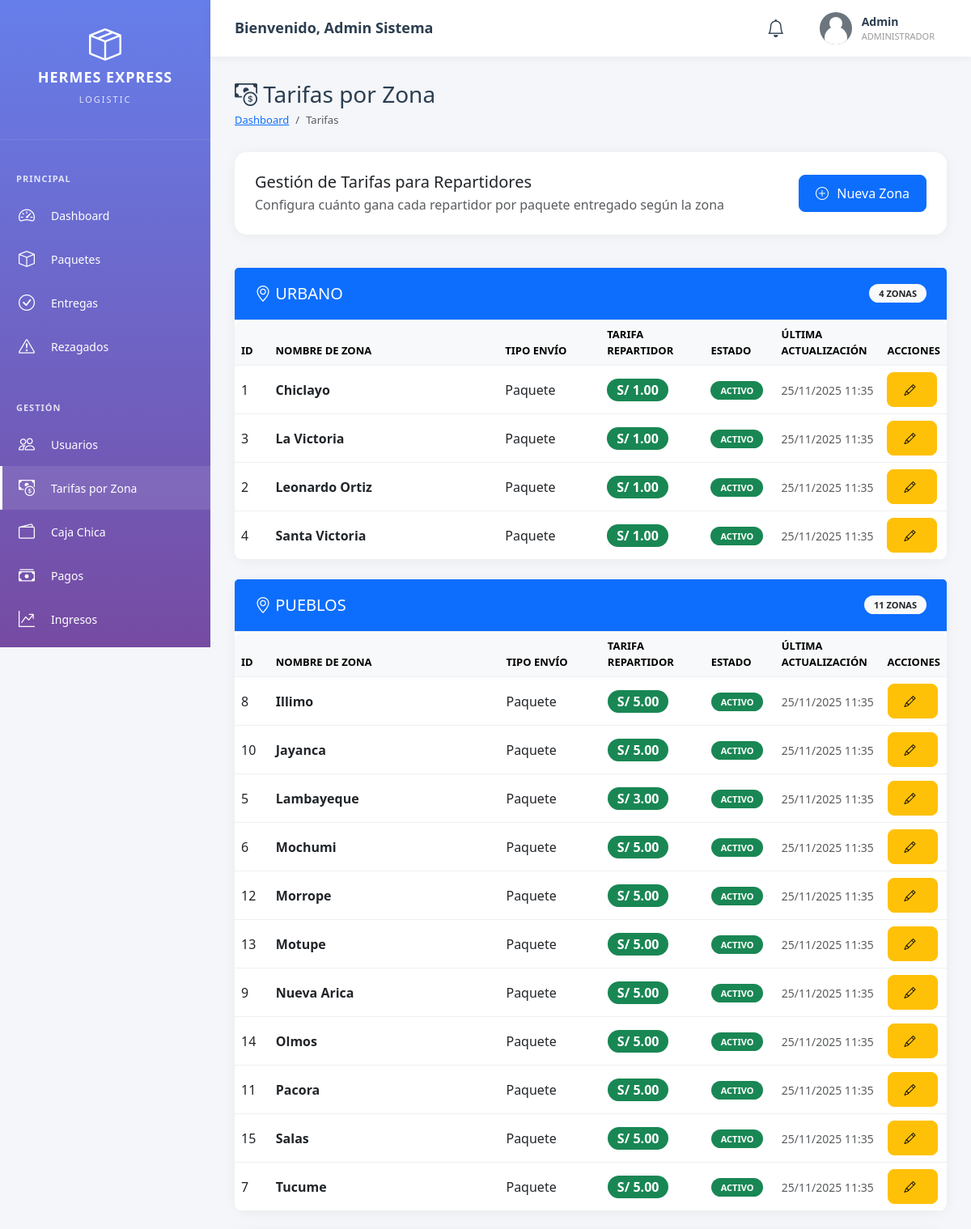
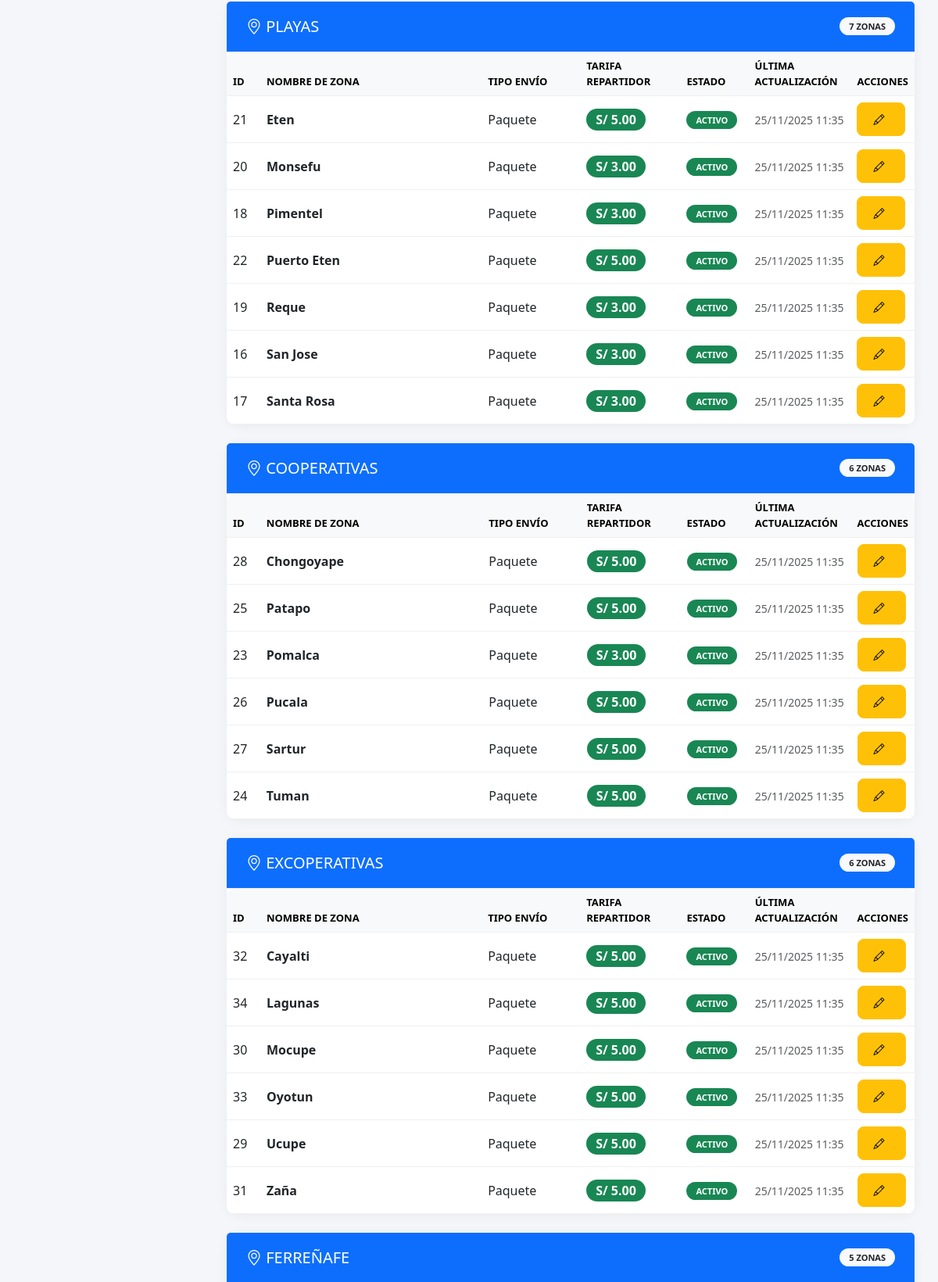
The app's page /admin/tarifas.php (signed in, upper part) with its own data (2 pictures, top to bottom).
### tables this page shows
CREATE TABLE IF NOT EXISTS zonas_tarifas (
    id INT PRIMARY KEY AUTO_INCREMENT,
    categoria VARCHAR(50) NOT NULL COMMENT 'URBANO, PUEBLOS, PLAYAS, COOPERATIVAS, EXCOPERATIVAS, FERREÑAFE',
    nombre_zona VARCHAR(100) NOT NULL,
    tipo_envio VARCHAR(50) DEFAULT 'Paquete',
    tarifa_repartidor DECIMAL(10, 2) NOT NULL COMMENT 'Monto que recibe el repartidor por entrega',
    activo BOOLEAN DEFAULT TRUE,
    fecha_creacion TIMESTAMP DEFAULT CURRENT_TIMESTAMP,
    fecha_actualizacion TIMESTAMP DEFAULT CURRENT_TIMESTAMP ON UPDATE CURRENT_TIMESTAMP,
    INDEX idx_categoria (categoria),
    INDEX idx_activo (activo),
    UNIQUE KEY unique_zona (categoria, nombre_zona)
);

### config/database.php (called while the page is built, shortened)
<?php
class Database {
    private static $instance = null;
    public static function getInstance() {
        if (self::$instance === null) {
            self::$instance = new Database();
        }
        return self::$instance;
    }
    public function fetchAll($result) {
        $rows = [];
        if ($result && is_object($result)) {
            if ($result instanceof mysqli_result) {
                while ($row = $result->fetch_assoc()) {
                    $rows[] = $row;
                }
            }
        } elseif (is_array($result)) {
            return $result;
        }
        return $rows;
    }
}
?>

### admin/tarifas.php (the view, shortened to what this page needs)
<?php
$db = Database::getInstance()->getConnection();
$stmt = $db->query("
    SELECT * FROM zonas_tarifas
    ORDER BY
        FIELD(categoria, 'URBANO', 'PUEBLOS', 'PLAYAS', 'COOPERATIVAS', 'EXCOPERATIVAS', 'FERREÑAFE'),
        nombre_zona ASC
");
$todasTarifas = Database::getInstance()->fetchAll($stmt);
$tarifasPorCategoria = [];
foreach ($todasTarifas as $tarifa) {
    $tarifasPorCategoria[$tarifa['categoria']][] = $tarifa;
}
?>
<!DOCTYPE html>
<html lang="es">
<head>
    <link href="https://cdn.jsdelivr.net/npm/bootstrap@5.3.0/dist/css/bootstrap.min.css" rel="stylesheet">
    <link rel="stylesheet" href="https://cdn.jsdelivr.net/npm/bootstrap-icons@1.11.0/font/bootstrap-icons.css">
    <link rel="stylesheet" href="../assets/css/dashboard.css">
</head>
<body>
    <?php include 'includes/sidebar.php'; ?>
    <div class="main-content">
        <?php include 'includes/header.php'; ?>
        <div class="page-content">
            <div class="page-title">
                <h1><i class="bi bi-cash-coin"></i> Tarifas por Zona</h1>
                <nav aria-label="breadcrumb">
                    <ol class="breadcrumb">
                        <li class="breadcrumb-item"><a href="dashboard.php">Dashboard</a></li>
                        <li class="breadcrumb-item active">Tarifas</li>
                    </ol>
                </nav>
            </div>
            <div class="row mb-3">
                <div class="col-md-12">
                    <div class="card">
                        <div class="card-body">
                            <div class="d-flex justify-content-between align-items-center">
                                <div>
                                    <h5 class="mb-1">Gestión de Tarifas para Repartidores</h5>
                                    <p class="text-muted mb-0">Configura cuánto gana cada repartidor por paquete entregado según la zona</p>
                                </div>
                                <button class="btn btn-primary" data-bs-toggle="modal" data-bs-target="#nuevaZonaModal">
                                    <i class="bi bi-plus-circle"></i> Nueva Zona
                                </button>
                            </div>
                        </div>
                    </div>
                </div>
            </div>
            <?php foreach ($tarifasPorCategoria as $categoria => $tarifas): ?>
                <div class="card mb-4">
                    <div class="card-header bg-primary text-white">
                        <h5 class="mb-0">
                            <i class="bi bi-geo-alt"></i> <?php echo htmlspecialchars($categoria); ?>
                            <span class="badge bg-light text-dark float-end"><?php echo count($tarifas); ?> zonas</span>
                        </h5>
                    </div>
                    <div class="card-body p-0">
                        <div class="table-responsive">
                            <table class="table table-hover mb-0">
                                <thead class="table-light">
                                    <tr>
                                        <th width="5%">ID</th>
                                        <th width="35%">Nombre de Zona</th>
                                        <th width="15%">Tipo Envío</th>
                                        <th width="15%">Tarifa Repartidor</th>
                                        <th width="10%">Estado</th>
                                        <th width="15%">Última Actualización</th>
                                        <th width="5%">Acciones</th>
                                    </tr>
                                </thead>
                                <tbody>
                                    <?php foreach ($tarifas as $tarifa): ?>
                                        <tr>
                                            <td><?php echo $tarifa['id']; ?></td>
                                            <td><strong><?php echo htmlspecialchars($tarifa['nombre_zona']); ?></strong></td>
                                            <td><?php echo htmlspecialchars($tarifa['tipo_envio']); ?></td>
                                            <td>
                                                <span class="badge bg-success fs-6">
                                                    S/ <?php echo number_format($tarifa['tarifa_repartidor'], 2); ?>
                                                </span>
                                            </td>
                                            <td>
                                                <?php if ($tarifa['activo']): ?>
                                                    <span class="badge bg-success">Activo</span>
                                                <?php else: ?>
                                                    <span class="badge bg-secondary">Inactivo</span>
                                                <?php endif; ?>
                                            </td>
                                            <td>
                                                <small class="text-muted">
                                                    <?php echo date('d/m/Y H:i', strtotime($tarifa['fecha_actualizacion'])); ?>
                                                </small>
                                            </td>
                                            <td>
                                                <button class="btn btn-sm btn-warning" onclick="editarTarifa(<?php echo htmlspecialchars(json_encode($tarifa)); ?>)">
                                                    <i class="bi bi-pencil"></i>
                                                </button>
                                            </td>
                                        </tr>
                                    <?php endforeach; ?>
                                </tbody>
                            </table>
                        </div>
                    </div>
                </div>
            <?php endforeach; ?>
        </div>
    </div>
</body>
</html>

### assets/css/dashboard.css (style rules this page uses)
:root { --primary-color: #667eea; --secondary-color: #764ba2; --success-color: #28a745; --danger-color: #dc3545; --warning-color: #ffc107; --info-color: #17a2b8; --dark-color: #2c3e50; --light-color: #f8f9fa; --sidebar-width: 260px; --header-height: 70px; }
* { margin: 0; padding: 0; box-sizing: border-box; }
body { font-family: 'Segoe UI', Tahoma, Geneva, Verdana, sans-serif; background: #f4f6f9; color: #333; overflow-x: hidden; }
.main-content { margin-left: var(--sidebar-width); margin-top: var(--header-height); min-height: calc(100vh - var(--header-height)); width: calc(100% - var(--sidebar-width)); flex: 1; padding: 0; }
.page-content { padding: 30px; }
.page-title { margin-bottom: 30px; }
.page-title h1 { font-size: 28px; color: var(--dark-color); margin-bottom: 5px; }
.page-title .breadcrumb { background: none; padding: 0; margin: 0; font-size: 13px; }
.card { background: white; border-radius: 15px; box-shadow: 0 2px 15px rgba(0, 0, 0, 0.05); margin-bottom: 25px; border: none; }
.card-header { background: none; border-bottom: 1px solid #f0f0f0; padding: 20px 25px; }
.card-body { padding: 25px; }
.table-responsive { border-radius: 10px; overflow: hidden; }
table { width: 100%; margin-bottom: 0; }
thead { background: #f8f9fa; }
th { padding: 15px; font-weight: 600; font-size: 13px; text-transform: uppercase; color: #666; }
td { padding: 15px; vertical-align: middle; }
tr { border-bottom: 1px solid #f0f0f0; }
.badge { padding: 6px 12px; border-radius: 20px; font-size: 11px; font-weight: 600; text-transform: uppercase; }
.btn { padding: 10px 20px; border-radius: 8px; font-weight: 500; transition: all 0.3s ease; }
.btn i { margin-right: 6px; }

### records on screen
zonas_tarifas: id "1", nombre_zona "Chiclayo", tipo_envio "Paquete", tarifa_repartidor "1.00", activo "ACTIVO", fecha_actualizacion "25/11/2025 11:35"
zonas_tarifas: id "3", nombre_zona "La Victoria", tipo_envio "Paquete", tarifa_repartidor "1.00", activo "ACTIVO", fecha_actualizacion "25/11/2025 11:35"
zonas_tarifas: id "2", nombre_zona "Leonardo Ortiz", tipo_envio "Paquete", tarifa_repartidor "1.00", activo "ACTIVO", fecha_actualizacion "25/11/2025 11:35"
zonas_tarifas: id "4", nombre_zona "Santa Victoria", tipo_envio "Paquete", tarifa_repartidor "1.00", activo "ACTIVO", fecha_actualizacion "25/11/2025 11:35"
zonas_tarifas: id "8", nombre_zona "Illimo", tipo_envio "Paquete", tarifa_repartidor "5.00", activo "ACTIVO", fecha_actualizacion "25/11/2025 11:35"
zonas_tarifas: id "10", nombre_zona "Jayanca", tipo_envio "Paquete", tarifa_repartidor "5.00", activo "ACTIVO", fecha_actualizacion "25/11/2025 11:35"
zonas_tarifas: id "5", nombre_zona "Lambayeque", tipo_envio "Paquete", tarifa_repartidor "3.00", activo "ACTIVO", fecha_actualizacion "25/11/2025 11:35"
zonas_tarifas: id "6", nombre_zona "Mochumi", tipo_envio "Paquete", tarifa_repartidor "5.00", activo "ACTIVO", fecha_actualizacion "25/11/2025 11:35"
zonas_tarifas: id "12", nombre_zona "Morrope", tipo_envio "Paquete", tarifa_repartidor "5.00", activo "ACTIVO", fecha_actualizacion "25/11/2025 11:35"
zonas_tarifas: id "13", nombre_zona "Motupe", tipo_envio "Paquete", tarifa_repartidor "5.00", activo "ACTIVO", fecha_actualizacion "25/11/2025 11:35"
zonas_tarifas: id "9", nombre_zona "Nueva Arica", tipo_envio "Paquete", tarifa_repartidor "5.00", activo "ACTIVO", fecha_actualizacion "25/11/2025 11:35"
zonas_tarifas: id "14", nombre_zona "Olmos", tipo_envio "Paquete", tarifa_repartidor "5.00", activo "ACTIVO", fecha_actualizacion "25/11/2025 11:35"
zonas_tarifas: id "11", nombre_zona "Pacora", tipo_envio "Paquete", tarifa_repartidor "5.00", activo "ACTIVO", fecha_actualizacion "25/11/2025 11:35"
zonas_tarifas: id "15", nombre_zona "Salas", tipo_envio "Paquete", tarifa_repartidor "5.00", activo "ACTIVO", fecha_actualizacion "25/11/2025 11:35"
zonas_tarifas: id "7", nombre_zona "Tucume", tipo_envio "Paquete", tarifa_repartidor "5.00", activo "ACTIVO", fecha_actualizacion "25/11/2025 11:35"
zonas_tarifas: id "21", nombre_zona "Eten", tipo_envio "Paquete", tarifa_repartidor "5.00", activo "ACTIVO", fecha_actualizacion "25/11/2025 11:35"
zonas_tarifas: id "20", nombre_zona "Monsefu", tipo_envio "Paquete", tarifa_repartidor "3.00", activo "ACTIVO", fecha_actualizacion "25/11/2025 11:35"
zonas_tarifas: id "18", nombre_zona "Pimentel", tipo_envio "Paquete", tarifa_repartidor "3.00", activo "ACTIVO", fecha_actualizacion "25/11/2025 11:35"
zonas_tarifas: id "22", nombre_zona "Puerto Eten", tipo_envio "Paquete", tarifa_repartidor "5.00", activo "ACTIVO", fecha_actualizacion "25/11/2025 11:35"
zonas_tarifas: id "19", nombre_zona "Reque", tipo_envio "Paquete", tarifa_repartidor "3.00", activo "ACTIVO", fecha_actualizacion "25/11/2025 11:35"
zonas_tarifas: id "16", nombre_zona "San Jose", tipo_envio "Paquete", tarifa_repartidor "3.00", activo "ACTIVO", fecha_actualizacion "25/11/2025 11:35"
zonas_tarifas: id "17", nombre_zona "Santa Rosa", tipo_envio "Paquete", tarifa_repartidor "3.00", activo "ACTIVO", fecha_actualizacion "25/11/2025 11:35"
zonas_tarifas: id "28", nombre_zona "Chongoyape", tipo_envio "Paquete", tarifa_repartidor "5.00", activo "ACTIVO", fecha_actualizacion "25/11/2025 11:35"
zonas_tarifas: id "25", nombre_zona "Patapo", tipo_envio "Paquete", tarifa_repartidor "5.00", activo "ACTIVO", fecha_actualizacion "25/11/2025 11:35"
zonas_tarifas: id "23", nombre_zona "Pomalca", tipo_envio "Paquete", tarifa_repartidor "3.00", activo "ACTIVO", fecha_actualizacion "25/11/2025 11:35"
zonas_tarifas: id "26", nombre_zona "Pucala", tipo_envio "Paquete", tarifa_repartidor "5.00", activo "ACTIVO", fecha_actualizacion "25/11/2025 11:35"
zonas_tarifas: id "27", nombre_zona "Sartur", tipo_envio "Paquete", tarifa_repartidor "5.00", activo "ACTIVO", fecha_actualizacion "25/11/2025 11:35"
zonas_tarifas: id "24", nombre_zona "Tuman", tipo_envio "Paquete", tarifa_repartidor "5.00", activo "ACTIVO", fecha_actualizacion "25/11/2025 11:35"
zonas_tarifas: id "32", nombre_zona "Cayalti", tipo_envio "Paquete", tarifa_repartidor "5.00", activo "ACTIVO", fecha_actualizacion "25/11/2025 11:35"
zonas_tarifas: id "34", nombre_zona "Lagunas", tipo_envio "Paquete", tarifa_repartidor "5.00", activo "ACTIVO", fecha_actualizacion "25/11/2025 11:35"
zonas_tarifas: id "30", nombre_zona "Mocupe", tipo_envio "Paquete", tarifa_repartidor "5.00", activo "ACTIVO", fecha_actualizacion "25/11/2025 11:35"
zonas_tarifas: id "33", nombre_zona "Oyotun", tipo_envio "Paquete", tarifa_repartidor "5.00", activo "ACTIVO", fecha_actualizacion "25/11/2025 11:35"
zonas_tarifas: id "29", nombre_zona "Ucupe", tipo_envio "Paquete", tarifa_repartidor "5.00", activo "ACTIVO", fecha_actualizacion "25/11/2025 11:35"
zonas_tarifas: id "31", nombre_zona "Zaña", tipo_envio "Paquete", tarifa_repartidor "5.00", activo "ACTIVO", fecha_actualizacion "25/11/2025 11:35"

### other values on screen
$_SESSION['nombre'] . ' ' . ($_SESSION['apellido'] ?? '') "Admin Sistema"
$_SESSION['nombre'] "Admin"
$categoria "URBANO"
count($tarifas) "4"
$categoria "PUEBLOS"
count($tarifas) "11"
$categoria "PLAYAS"
count($tarifas) "7"
$categoria "COOPERATIVAS"
count($tarifas) "6"
$categoria "EXCOPERATIVAS"
$categoria "FERREÑAFE"
count($tarifas) "5"
